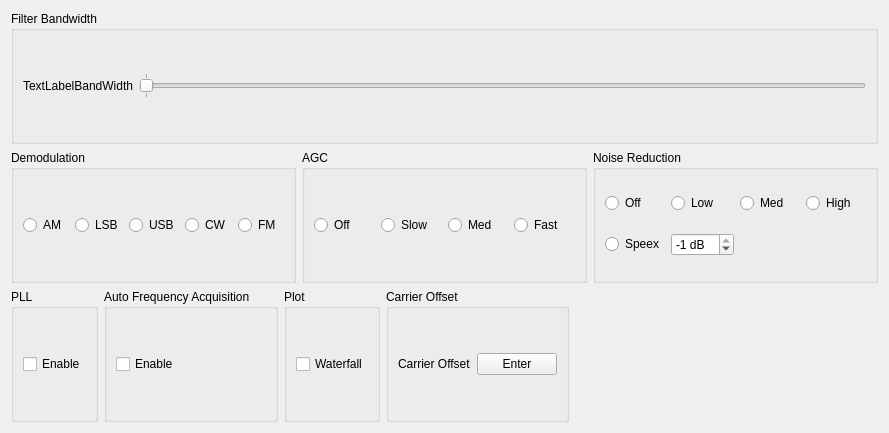
<?xml version="1.0" encoding="UTF-8"?>
<ui version="4.0">
 <class>AMWidget</class>
 <widget class="QWidget" name="AMWidget">
  <property name="geometry">
   <rect>
    <x>0</x>
    <y>0</y>
    <width>889</width>
    <height>433</height>
   </rect>
  </property>
  <property name="windowTitle">
   <string>Form</string>
  </property>
  <layout class="QVBoxLayout" name="verticalLayout_5">
   <item>
    <layout class="QVBoxLayout" name="plotLayout"/>
   </item>
   <item>
    <widget class="QGroupBox" name="groupBoxBW">
     <property name="title">
      <string>Filter Bandwidth</string>
     </property>
     <layout class="QHBoxLayout" name="horizontalLayout_12">
      <item>
       <widget class="QLabel" name="textLabelBandWidth">
        <property name="minimumSize">
         <size>
          <width>70</width>
          <height>0</height>
         </size>
        </property>
        <property name="text">
         <string>TextLabelBandWidth</string>
        </property>
        <property name="wordWrap">
         <bool>false</bool>
        </property>
       </widget>
      </item>
      <item>
       <widget class="QSlider" name="sliderBandwidth">
        <property name="sizePolicy">
         <sizepolicy hsizetype="MinimumExpanding" vsizetype="Fixed">
          <horstretch>0</horstretch>
          <verstretch>0</verstretch>
         </sizepolicy>
        </property>
        <property name="pageStep">
         <number>1000</number>
        </property>
        <property name="orientation">
         <enum>Qt::Horizontal</enum>
        </property>
        <property name="tickPosition">
         <enum>QSlider::TicksBothSides</enum>
        </property>
        <property name="tickInterval">
         <number>1000</number>
        </property>
       </widget>
      </item>
     </layout>
    </widget>
   </item>
   <item>
    <layout class="QHBoxLayout" name="_10">
     <property name="spacing">
      <number>6</number>
     </property>
     <property name="leftMargin">
      <number>0</number>
     </property>
     <property name="topMargin">
      <number>0</number>
     </property>
     <property name="rightMargin">
      <number>0</number>
     </property>
     <property name="bottomMargin">
      <number>0</number>
     </property>
     <item>
      <widget class="QGroupBox" name="groupBoxDemodulation">
       <property name="sizePolicy">
        <sizepolicy hsizetype="Minimum" vsizetype="Minimum">
         <horstretch>0</horstretch>
         <verstretch>0</verstretch>
        </sizepolicy>
       </property>
       <property name="title">
        <string>Demodulation</string>
       </property>
       <layout class="QHBoxLayout" name="horizontalLayout_13">
        <item>
         <widget class="QRadioButton" name="radioButtonDemAM">
          <property name="text">
           <string>AM</string>
          </property>
          <attribute name="buttonGroup">
           <string notr="true">buttonGroupDemodulation</string>
          </attribute>
         </widget>
        </item>
        <item>
         <widget class="QRadioButton" name="radioButtonDemLSB">
          <property name="text">
           <string>LSB</string>
          </property>
          <attribute name="buttonGroup">
           <string notr="true">buttonGroupDemodulation</string>
          </attribute>
         </widget>
        </item>
        <item>
         <widget class="QRadioButton" name="radioButtonDemUSB">
          <property name="text">
           <string>USB</string>
          </property>
          <attribute name="buttonGroup">
           <string notr="true">buttonGroupDemodulation</string>
          </attribute>
         </widget>
        </item>
        <item>
         <widget class="QRadioButton" name="radioButtonDemCW">
          <property name="text">
           <string>CW</string>
          </property>
          <attribute name="buttonGroup">
           <string notr="true">buttonGroupDemodulation</string>
          </attribute>
         </widget>
        </item>
        <item>
         <widget class="QRadioButton" name="radioButtonDemFM">
          <property name="text">
           <string>FM</string>
          </property>
          <attribute name="buttonGroup">
           <string notr="true">buttonGroupDemodulation</string>
          </attribute>
         </widget>
        </item>
       </layout>
      </widget>
     </item>
     <item>
      <widget class="QGroupBox" name="groupBoxAGC">
       <property name="sizePolicy">
        <sizepolicy hsizetype="Minimum" vsizetype="Minimum">
         <horstretch>0</horstretch>
         <verstretch>0</verstretch>
        </sizepolicy>
       </property>
       <property name="title">
        <string>AGC</string>
       </property>
       <layout class="QHBoxLayout" name="horizontalLayout_14">
        <item>
         <widget class="QRadioButton" name="radioButtonAGCOff">
          <property name="text">
           <string>Off</string>
          </property>
          <attribute name="buttonGroup">
           <string notr="true">buttonGroupAGC</string>
          </attribute>
         </widget>
        </item>
        <item>
         <widget class="QRadioButton" name="radioButtonAGCSlow">
          <property name="text">
           <string>Slow</string>
          </property>
          <attribute name="buttonGroup">
           <string notr="true">buttonGroupAGC</string>
          </attribute>
         </widget>
        </item>
        <item>
         <widget class="QRadioButton" name="radioButtonAGCMed">
          <property name="text">
           <string>Med</string>
          </property>
          <attribute name="buttonGroup">
           <string notr="true">buttonGroupAGC</string>
          </attribute>
         </widget>
        </item>
        <item>
         <widget class="QRadioButton" name="radioButtonAGCFast">
          <property name="text">
           <string>Fast</string>
          </property>
          <attribute name="buttonGroup">
           <string notr="true">buttonGroupAGC</string>
          </attribute>
         </widget>
        </item>
       </layout>
      </widget>
     </item>
     <item>
      <widget class="QGroupBox" name="groupBoxNoiseReduction">
       <property name="sizePolicy">
        <sizepolicy hsizetype="Minimum" vsizetype="Minimum">
         <horstretch>0</horstretch>
         <verstretch>0</verstretch>
        </sizepolicy>
       </property>
       <property name="title">
        <string>Noise Reduction</string>
       </property>
       <layout class="QGridLayout" name="gridLayout_8">
        <item row="0" column="0">
         <widget class="QRadioButton" name="radioButtonNoiRedOff">
          <property name="text">
           <string>Off</string>
          </property>
          <attribute name="buttonGroup">
           <string notr="true">buttonGroupNoiseReduction</string>
          </attribute>
         </widget>
        </item>
        <item row="0" column="1">
         <widget class="QRadioButton" name="radioButtonNoiRedLow">
          <property name="text">
           <string>Low</string>
          </property>
          <attribute name="buttonGroup">
           <string notr="true">buttonGroupNoiseReduction</string>
          </attribute>
         </widget>
        </item>
        <item row="0" column="2">
         <widget class="QRadioButton" name="radioButtonNoiRedMed">
          <property name="text">
           <string>Med</string>
          </property>
          <attribute name="buttonGroup">
           <string notr="true">buttonGroupNoiseReduction</string>
          </attribute>
         </widget>
        </item>
        <item row="0" column="3">
         <widget class="QRadioButton" name="radioButtonNoiRedHigh">
          <property name="text">
           <string>High</string>
          </property>
          <attribute name="buttonGroup">
           <string notr="true">buttonGroupNoiseReduction</string>
          </attribute>
         </widget>
        </item>
        <item row="1" column="0">
         <widget class="QRadioButton" name="radioButtonNoiRedSpeex">
          <property name="text">
           <string>Speex</string>
          </property>
          <attribute name="buttonGroup">
           <string notr="true">buttonGroupNoiseReduction</string>
          </attribute>
         </widget>
        </item>
        <item row="1" column="1">
         <widget class="QSpinBox" name="spinBoxNoiRedLevel">
          <property name="suffix">
           <string> dB</string>
          </property>
          <property name="minimum">
           <number>-96</number>
          </property>
          <property name="maximum">
           <number>-1</number>
          </property>
          <property name="value">
           <number>-1</number>
          </property>
         </widget>
        </item>
       </layout>
      </widget>
     </item>
    </layout>
   </item>
   <item>
    <layout class="QHBoxLayout" name="horizontalLayout_9">
     <item>
      <widget class="QGroupBox" name="GroupBoxPLL">
       <property name="sizePolicy">
        <sizepolicy hsizetype="Minimum" vsizetype="Minimum">
         <horstretch>0</horstretch>
         <verstretch>0</verstretch>
        </sizepolicy>
       </property>
       <property name="title">
        <string>PLL</string>
       </property>
       <layout class="QGridLayout" name="gridLayout_6">
        <item row="0" column="0">
         <widget class="QCheckBox" name="checkBoxPLL">
          <property name="text">
           <string>Enable</string>
          </property>
         </widget>
        </item>
       </layout>
      </widget>
     </item>
     <item>
      <widget class="QGroupBox" name="GroupBoxAutoFreqAcq">
       <property name="sizePolicy">
        <sizepolicy hsizetype="Minimum" vsizetype="Minimum">
         <horstretch>0</horstretch>
         <verstretch>0</verstretch>
        </sizepolicy>
       </property>
       <property name="title">
        <string>Auto Frequency Acquisition</string>
       </property>
       <layout class="QGridLayout" name="gridLayout_7">
        <item row="0" column="0">
         <widget class="QCheckBox" name="checkBoxAutoFreqAcq">
          <property name="text">
           <string>Enable</string>
          </property>
         </widget>
        </item>
       </layout>
      </widget>
     </item>
     <item>
      <widget class="QGroupBox" name="groupBoxPlot">
       <property name="title">
        <string>Plot</string>
       </property>
       <layout class="QGridLayout" name="gridLayout">
        <item row="0" column="0">
         <widget class="QCheckBox" name="checkBoxWaterFall">
          <property name="text">
           <string>Waterfall</string>
          </property>
         </widget>
        </item>
       </layout>
      </widget>
     </item>
     <item>
      <widget class="QGroupBox" name="groupBox">
       <property name="title">
        <string>Carrier Offset</string>
       </property>
       <layout class="QHBoxLayout" name="horizontalLayout">
        <item>
         <widget class="QLabel" name="labelFreqOffset">
          <property name="text">
           <string>Carrier Offset</string>
          </property>
         </widget>
        </item>
        <item>
         <widget class="QPushButton" name="buttonFreqOffset">
          <property name="text">
           <string>Enter</string>
          </property>
         </widget>
        </item>
       </layout>
      </widget>
     </item>
     <item>
      <spacer name="Spacer6_2">
       <property name="orientation">
        <enum>Qt::Horizontal</enum>
       </property>
       <property name="sizeType">
        <enum>QSizePolicy::MinimumExpanding</enum>
       </property>
       <property name="sizeHint" stdset="0">
        <size>
         <width>20</width>
         <height>20</height>
        </size>
       </property>
      </spacer>
     </item>
    </layout>
   </item>
  </layout>
 </widget>
 <resources/>
 <connections/>
 <buttongroups>
  <buttongroup name="buttonGroupAGC"/>
  <buttongroup name="buttonGroupDemodulation"/>
  <buttongroup name="buttonGroupNoiseReduction"/>
 </buttongroups>
</ui>
